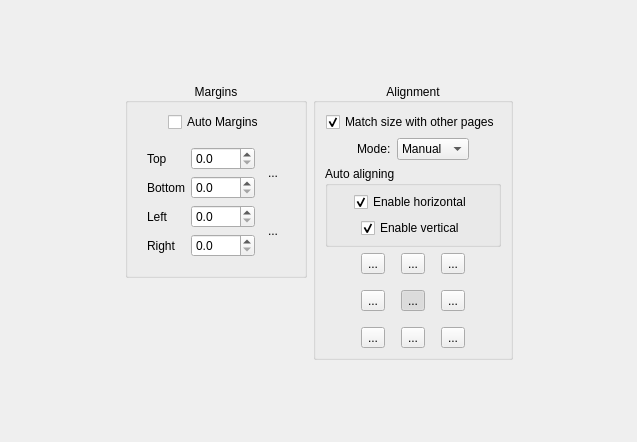
         <widget class="QWidget" name="scrollAreaWidgetContents_6">
          <property name="geometry">
           <rect>
            <x>0</x>
            <y>0</y>
            <width>637</width>
            <height>442</height>
           </rect>
          </property>
          <layout class="QGridLayout" name="gridLayout_10">
           <item row="1" column="0">
            <spacer name="horizontalSpacer_27">
             <property name="orientation">
              <enum>Qt::Horizontal</enum>
             </property>
             <property name="sizeHint" stdset="0">
              <size>
               <width>1</width>
               <height>1</height>
              </size>
             </property>
            </spacer>
           </item>
           <item row="1" column="1">
            <layout class="QVBoxLayout" name="verticalLayout_15">
             <item>
              <widget class="QGroupBox" name="marginsGroup">
               <property name="title">
                <string>Margins</string>
               </property>
               <property name="alignment">
                <set>Qt::AlignCenter</set>
               </property>
               <layout class="QVBoxLayout" name="verticalLayout_14">
                <item>
                 <layout class="QHBoxLayout" name="horizontalLayout_8">
                  <item>
                   <spacer name="horizontalSpacer_21">
                    <property name="orientation">
                     <enum>Qt::Horizontal</enum>
                    </property>
                    <property name="sizeHint" stdset="0">
                     <size>
                      <width>1</width>
                      <height>1</height>
                     </size>
                    </property>
                   </spacer>
                  </item>
                  <item>
                   <widget class="QCheckBox" name="autoMargins">
                    <property name="text">
                     <string>Auto Margins</string>
                    </property>
                    <property name="checked">
                     <bool>false</bool>
                    </property>
                   </widget>
                  </item>
                  <item>
                   <spacer name="horizontalSpacer_22">
                    <property name="orientation">
                     <enum>Qt::Horizontal</enum>
                    </property>
                    <property name="sizeHint" stdset="0">
                     <size>
                      <width>1</width>
                      <height>1</height>
                     </size>
                    </property>
                   </spacer>
                  </item>
                 </layout>
                </item>
                <item>
                 <widget class="QWidget" name="marginsWidget" native="true">
                  <layout class="QHBoxLayout" name="horizontalLayout_9">
                   <item>
                    <spacer name="horizontalSpacer_23">
                     <property name="orientation">
                      <enum>Qt::Horizontal</enum>
                     </property>
                     <property name="sizeHint" stdset="0">
                      <size>
                       <width>1</width>
                       <height>1</height>
                      </size>
                     </property>
                    </spacer>
                   </item>
                   <item>
                    <layout class="QGridLayout" name="gridLayout_9">
                     <item row="0" column="2" rowspan="2">
                      <widget class="QToolButton" name="topBottomLink">
                       <property name="minimumSize">
                        <size>
                         <width>24</width>
                         <height>48</height>
                        </size>
                       </property>
                       <property name="text">
                        <string>...</string>
                       </property>
                       <property name="icon">
                        <iconset resource="../resources/resources.qrc">
                         <normaloff>:/icons/stock-vchain-broken-24.png</normaloff>
                         <normalon>:/icons/stock-vchain-24.png</normalon>:/icons/stock-vchain-broken-24.png</iconset>
                       </property>
                       <property name="iconSize">
                        <size>
                         <width>9</width>
                         <height>24</height>
                        </size>
                       </property>
                       <property name="autoRaise">
                        <bool>true</bool>
                       </property>
                      </widget>
                     </item>
                     <item row="0" column="0">
                      <widget class="QLabel" name="label_3">
                       <property name="text">
                        <string>Top</string>
                       </property>
                      </widget>
                     </item>
                     <item row="3" column="0">
                      <widget class="QLabel" name="label_4">
                       <property name="text">
                        <string>Right</string>
                       </property>
                      </widget>
                     </item>
                     <item row="2" column="0">
                      <widget class="QLabel" name="label_5">
                       <property name="text">
                        <string>Left</string>
                       </property>
                      </widget>
                     </item>
                     <item row="2" column="2" rowspan="2">
                      <widget class="QToolButton" name="leftRightLink">
                       <property name="minimumSize">
                        <size>
                         <width>24</width>
                         <height>48</height>
                        </size>
                       </property>
                       <property name="text">
                        <string>...</string>
                       </property>
                       <property name="icon">
                        <iconset resource="../resources/resources.qrc">
                         <normaloff>:/icons/stock-vchain-broken-24.png</normaloff>
                         <normalon>:/icons/stock-vchain-24.png</normalon>:/icons/stock-vchain-broken-24.png</iconset>
                       </property>
                       <property name="iconSize">
                        <size>
                         <width>9</width>
                         <height>24</height>
                        </size>
                       </property>
                       <property name="checked">
                        <bool>false</bool>
                       </property>
                       <property name="autoRaise">
                        <bool>true</bool>
                       </property>
                      </widget>
                     </item>
                     <item row="3" column="1">
                      <widget class="QDoubleSpinBox" name="rightMarginSpinBox">
                       <property name="decimals">
                        <number>1</number>
                       </property>
                       <property name="maximum">
                        <double>9999.000000000000000</double>
                       </property>
                      </widget>
                     </item>
                     <item row="1" column="1">
                      <widget class="QDoubleSpinBox" name="bottomMarginSpinBox">
                       <property name="decimals">
                        <number>1</number>
                       </property>
                       <property name="maximum">
                        <double>9999.000000000000000</double>
                       </property>
                      </widget>
                     </item>
                     <item row="0" column="1">
                      <widget class="QDoubleSpinBox" name="topMarginSpinBox">
                       <property name="decimals">
                        <number>1</number>
                       </property>
                       <property name="maximum">
                        <double>9999.000000000000000</double>
                       </property>
                      </widget>
                     </item>
                     <item row="1" column="0">
                      <widget class="QLabel" name="label_6">
                       <property name="text">
                        <string>Bottom</string>
                       </property>
                      </widget>
                     </item>
                     <item row="2" column="1">
                      <widget class="QDoubleSpinBox" name="leftMarginSpinBox">
                       <property name="decimals">
                        <number>1</number>
                       </property>
                       <property name="maximum">
                        <double>9999.000000000000000</double>
                       </property>
                      </widget>
                     </item>
                    </layout>
                   </item>
                   <item>
                    <spacer name="horizontalSpacer_24">
                     <property name="orientation">
                      <enum>Qt::Horizontal</enum>
                     </property>
                     <property name="sizeHint" stdset="0">
                      <size>
                       <width>1</width>
                       <height>1</height>
                      </size>
                     </property>
                    </spacer>
                   </item>
                  </layout>
                 </widget>
                </item>
               </layout>
              </widget>
             </item>
             <item>
              <spacer name="verticalSpacer_13">
               <property name="orientation">
                <enum>Qt::Vertical</enum>
               </property>
               <property name="sizeHint" stdset="0">
                <size>
                 <width>20</width>
                 <height>40</height>
                </size>
               </property>
              </spacer>
             </item>
            </layout>
           </item>
           <item row="1" column="3">
            <spacer name="horizontalSpacer_28">
             <property name="orientation">
              <enum>Qt::Horizontal</enum>
             </property>
             <property name="sizeHint" stdset="0">
              <size>
               <width>1</width>
               <height>1</height>
              </size>
             </property>
            </spacer>
           </item>
           <item row="2" column="1" colspan="2">
            <spacer name="verticalSpacer_10">
             <property name="orientation">
              <enum>Qt::Vertical</enum>
             </property>
             <property name="sizeHint" stdset="0">
              <size>
               <width>1</width>
               <height>1</height>
              </size>
             </property>
            </spacer>
           </item>
           <item row="0" column="1" colspan="2">
            <spacer name="verticalSpacer_9">
             <property name="orientation">
              <enum>Qt::Vertical</enum>
             </property>
             <property name="sizeHint" stdset="0">
              <size>
               <width>1</width>
               <height>1</height>
              </size>
             </property>
            </spacer>
           </item>
           <item row="1" column="2">
            <widget class="QGroupBox" name="alignmentGroup">
             <property name="title">
              <string>Alignment</string>
             </property>
             <property name="alignment">
              <set>Qt::AlignCenter</set>
             </property>
             <layout class="QVBoxLayout" name="verticalLayout_12">
              <item>
               <layout class="QHBoxLayout" name="horizontalLayout_26">
                <item>
                 <spacer name="horizontalSpacer_15">
                  <property name="orientation">
                   <enum>Qt::Horizontal</enum>
                  </property>
                  <property name="sizeHint" stdset="0">
                   <size>
                    <width>1</width>
                    <height>1</height>
                   </size>
                  </property>
                 </spacer>
                </item>
                <item>
                 <widget class="QCheckBox" name="alignWithOthersCB">
                  <property name="text">
                   <string>Match size with other pages</string>
                  </property>
                  <property name="checked">
                   <bool>true</bool>
                  </property>
                 </widget>
                </item>
                <item>
                 <spacer name="horizontalSpacer_16">
                  <property name="orientation">
                   <enum>Qt::Horizontal</enum>
                  </property>
                  <property name="sizeHint" stdset="0">
                   <size>
                    <width>1</width>
                    <height>1</height>
                   </size>
                  </property>
                 </spacer>
                </item>
               </layout>
              </item>
              <item>
               <layout class="QHBoxLayout" name="horizontalLayout_24">
                <item>
                 <spacer name="horizontalSpacer_55">
                  <property name="orientation">
                   <enum>Qt::Horizontal</enum>
                  </property>
                  <property name="sizeHint" stdset="0">
                   <size>
                    <width>1</width>
                    <height>1</height>
                   </size>
                  </property>
                 </spacer>
                </item>
                <item>
                 <widget class="QLabel" name="alignmentModeLabel">
                  <property name="text">
                   <string>Mode:</string>
                  </property>
                 </widget>
                </item>
                <item>
                 <widget class="QComboBox" name="alignmentMode">
                  <property name="currentIndex">
                   <number>1</number>
                  </property>
                  <item>
                   <property name="text">
                    <string comment="auto">Auto</string>
                   </property>
                  </item>
                  <item>
                   <property name="text">
                    <string comment="manual">Manual</string>
                   </property>
                  </item>
                  <item>
                   <property name="text">
                    <string comment="original">Original</string>
                   </property>
                  </item>
                 </widget>
                </item>
                <item>
                 <spacer name="horizontalSpacer_56">
                  <property name="orientation">
                   <enum>Qt::Horizontal</enum>
                  </property>
                  <property name="sizeHint" stdset="0">
                   <size>
                    <width>1</width>
                    <height>1</height>
                   </size>
                  </property>
                 </spacer>
                </item>
               </layout>
              </item>
              <item>
               <widget class="QGroupBox" name="autoAlignSettingsGroup">
                <property name="title">
                 <string>Auto aligning</string>
                </property>
                <layout class="QVBoxLayout" name="verticalLayout_9">
                 <property name="leftMargin">
                  <number>6</number>
                 </property>
                 <property name="topMargin">
                  <number>6</number>
                 </property>
                 <property name="rightMargin">
                  <number>6</number>
                 </property>
                 <property name="bottomMargin">
                  <number>6</number>
                 </property>
                 <item>
                  <layout class="QHBoxLayout" name="horizontalLayout_35">
                   <item>
                    <spacer name="horizontalSpacer_74">
                     <property name="orientation">
                      <enum>Qt::Horizontal</enum>
                     </property>
                     <property name="sizeHint" stdset="0">
                      <size>
                       <width>1</width>
                       <height>1</height>
                      </size>
                     </property>
                    </spacer>
                   </item>
                   <item>
                    <widget class="QCheckBox" name="autoHorizontalAligningCB">
                     <property name="text">
                      <string>Enable horizontal</string>
                     </property>
                     <property name="checked">
                      <bool>true</bool>
                     </property>
                    </widget>
                   </item>
                   <item>
                    <spacer name="horizontalSpacer_75">
                     <property name="orientation">
                      <enum>Qt::Horizontal</enum>
                     </property>
                     <property name="sizeHint" stdset="0">
                      <size>
                       <width>1</width>
                       <height>1</height>
                      </size>
                     </property>
                    </spacer>
                   </item>
                  </layout>
                 </item>
                 <item>
                  <layout class="QHBoxLayout" name="horizontalLayout_36">
                   <item>
                    <spacer name="horizontalSpacer_76">
                     <property name="orientation">
                      <enum>Qt::Horizontal</enum>
                     </property>
                     <property name="sizeHint" stdset="0">
                      <size>
                       <width>1</width>
                       <height>1</height>
                      </size>
                     </property>
                    </spacer>
                   </item>
                   <item>
                    <widget class="QCheckBox" name="autoVerticalAligningCB">
                     <property name="text">
                      <string>Enable vertical</string>
                     </property>
                     <property name="checked">
                      <bool>true</bool>
                     </property>
                    </widget>
                   </item>
                   <item>
                    <spacer name="horizontalSpacer_77">
                     <property name="orientation">
                      <enum>Qt::Horizontal</enum>
                     </property>
                     <property name="sizeHint" stdset="0">
                      <size>
                       <width>1</width>
                       <height>1</height>
                      </size>
                     </property>
                    </spacer>
                   </item>
                  </layout>
                 </item>
                </layout>
               </widget>
              </item>
              <item>
               <layout class="QHBoxLayout" name="horizontalLayout_5">
                <item>
                 <spacer name="horizontalSpacer_17">
                  <property name="orientation">
                   <enum>Qt::Horizontal</enum>
                  </property>
                  <property name="sizeHint" stdset="0">
                   <size>
                    <width>1</width>
                    <height>1</height>
                   </size>
                  </property>
                 </spacer>
                </item>
                <item>
                 <layout class="QGridLayout" name="gridLayout_8">
                  <property name="spacing">
                   <number>16</number>
                  </property>
                  <item row="0" column="0">
                   <widget class="QToolButton" name="alignTopLeftBtn">
                    <property name="text">
                     <string>...</string>
                    </property>
                    <property name="icon">
                     <iconset resource="../resources/resources.qrc">
                      <normaloff>:/icons/stock-gravity-north-west-24.png</normaloff>:/icons/stock-gravity-north-west-24.png</iconset>
                    </property>
                    <property name="iconSize">
                     <size>
                      <width>24</width>
                      <height>24</height>
                     </size>
                    </property>
                    <property name="checkable">
                     <bool>true</bool>
                    </property>
                    <property name="autoExclusive">
                     <bool>true</bool>
                    </property>
                   </widget>
                  </item>
                  <item row="0" column="1">
                   <widget class="QToolButton" name="alignTopBtn">
                    <property name="text">
                     <string>...</string>
                    </property>
                    <property name="icon">
                     <iconset resource="../resources/resources.qrc">
                      <normaloff>:/icons/stock-gravity-north-24.png</normaloff>:/icons/stock-gravity-north-24.png</iconset>
                    </property>
                    <property name="iconSize">
                     <size>
                      <width>24</width>
                      <height>24</height>
                     </size>
                    </property>
                    <property name="checkable">
                     <bool>true</bool>
                    </property>
                    <property name="autoExclusive">
                     <bool>true</bool>
                    </property>
                   </widget>
                  </item>
                  <item row="0" column="2">
                   <widget class="QToolButton" name="alignTopRightBtn">
                    <property name="text">
                     <string>...</string>
                    </property>
                    <property name="icon">
                     <iconset resource="../resources/resources.qrc">
                      <normaloff>:/icons/stock-gravity-north-east-24.png</normaloff>:/icons/stock-gravity-north-east-24.png</iconset>
                    </property>
                    <property name="iconSize">
                     <size>
                      <width>24</width>
                      <height>24</height>
                     </size>
                    </property>
                    <property name="checkable">
                     <bool>true</bool>
                    </property>
                    <property name="autoExclusive">
                     <bool>true</bool>
                    </property>
                   </widget>
                  </item>
                  <item row="1" column="0">
                   <widget class="QToolButton" name="alignLeftBtn">
                    <property name="text">
                     <string>...</string>
                    </property>
                    <property name="icon">
                     <iconset resource="../resources/resources.qrc">
                      <normaloff>:/icons/stock-gravity-west-24.png</normaloff>:/icons/stock-gravity-west-24.png</iconset>
                    </property>
                    <property name="iconSize">
                     <size>
                      <width>24</width>
                      <height>24</height>
                     </size>
                    </property>
                    <property name="checkable">
                     <bool>true</bool>
                    </property>
                    <property name="autoExclusive">
                     <bool>true</bool>
                    </property>
                   </widget>
                  </item>
                  <item row="1" column="1">
                   <widget class="QToolButton" name="alignCenterBtn">
                    <property name="text">
                     <string>...</string>
                    </property>
                    <property name="icon">
                     <iconset resource="../resources/resources.qrc">
                      <normaloff>:/icons/stock-center-24.png</normaloff>:/icons/stock-center-24.png</iconset>
                    </property>
                    <property name="iconSize">
                     <size>
                      <width>24</width>
                      <height>24</height>
                     </size>
                    </property>
                    <property name="checkable">
                     <bool>true</bool>
                    </property>
                    <property name="checked">
                     <bool>true</bool>
                    </property>
                    <property name="autoExclusive">
                     <bool>true</bool>
                    </property>
                   </widget>
                  </item>
                  <item row="1" column="2">
                   <widget class="QToolButton" name="alignRightBtn">
                    <property name="text">
                     <string>...</string>
                    </property>
                    <property name="icon">
                     <iconset resource="../resources/resources.qrc">
                      <normaloff>:/icons/stock-gravity-east-24.png</normaloff>:/icons/stock-gravity-east-24.png</iconset>
                    </property>
                    <property name="iconSize">
                     <size>
                      <width>24</width>
                      <height>24</height>
                     </size>
                    </property>
                    <property name="checkable">
                     <bool>true</bool>
                    </property>
                    <property name="autoExclusive">
                     <bool>true</bool>
                    </property>
                   </widget>
                  </item>
                  <item row="2" column="0">
                   <widget class="QToolButton" name="alignBottomLeftBtn">
                    <property name="text">
                     <string>...</string>
                    </property>
                    <property name="icon">
                     <iconset resource="../resources/resources.qrc">
                      <normaloff>:/icons/stock-gravity-south-west-24.png</normaloff>:/icons/stock-gravity-south-west-24.png</iconset>
                    </property>
                    <property name="iconSize">
                     <size>
                      <width>24</width>
                      <height>24</height>
                     </size>
                    </property>
                    <property name="checkable">
                     <bool>true</bool>
                    </property>
                    <property name="autoExclusive">
                     <bool>true</bool>
                    </property>
                   </widget>
                  </item>
                  <item row="2" column="1">
                   <widget class="QToolButton" name="alignBottomBtn">
                    <property name="text">
                     <string>...</string>
                    </property>
                    <property name="icon">
                     <iconset resource="../resources/resources.qrc">
                      <normaloff>:/icons/stock-gravity-south-24.png</normaloff>:/icons/stock-gravity-south-24.png</iconset>
                    </property>
                    <property name="iconSize">
                     <size>
                      <width>24</width>
                      <height>24</height>
                     </size>
                    </property>
                    <property name="checkable">
                     <bool>true</bool>
                    </property>
                    <property name="autoExclusive">
                     <bool>true</bool>
                    </property>
                   </widget>
                  </item>
                  <item row="2" column="2">
                   <widget class="QToolButton" name="alignBottomRightBtn">
                    <property name="text">
                     <string>...</string>
                    </property>
                    <property name="icon">
                     <iconset resource="../resources/resources.qrc">
                      <normaloff>:/icons/stock-gravity-south-east-24.png</normaloff>:/icons/stock-gravity-south-east-24.png</iconset>
                    </property>
                    <property name="iconSize">
                     <size>
                      <width>24</width>
                      <height>24</height>
                     </size>
                    </property>
                    <property name="checkable">
                     <bool>true</bool>
                    </property>
                    <property name="autoExclusive">
                     <bool>true</bool>
                    </property>
                   </widget>
                  </item>
                 </layout>
                </item>
                <item>
                 <spacer name="horizontalSpacer_18">
                  <property name="orientation">
                   <enum>Qt::Horizontal</enum>
                  </property>
                  <property name="sizeHint" stdset="0">
                   <size>
                    <width>1</width>
                    <height>1</height>
                   </size>
                  </property>
                 </spacer>
                </item>
               </layout>
              </item>
             </layout>
            </widget>
           </item>
          </layout>
         </widget>
